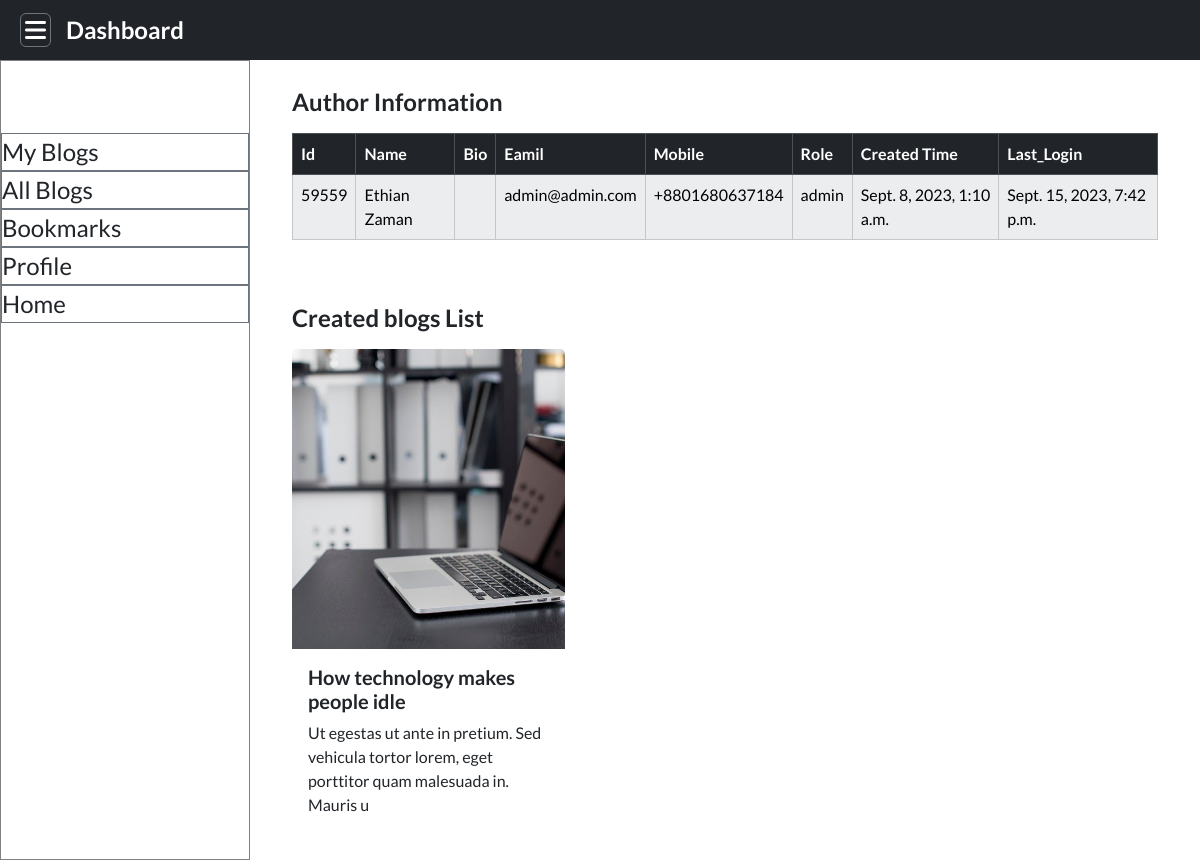
Page /account/profile/ (signed in) on the committed database.
### account/models.py (models this page shows, shortened)
class Account(AbstractBaseUser, PermissionsMixin):
    roles = (
        ('admin', 'admin'),
        ('author', 'author'),
        ('reader', 'reader'),
    )
    id = models.AutoField(primary_key=True, null=False,
                          blank=False, unique=True)
    bio = models.TextField(max_length=500, blank=True)
    image = models.ImageField(upload_to='photos/userPhoto', blank=True)
    username = models.CharField(max_length=100)
    email = models.EmailField(max_length=100, unique=True)
    role = models.CharField(max_length=30, choices=roles)
    phone_number = models.CharField(max_length=50)
    date_joined = models.DateTimeField(auto_now_add=True)
    last_login = models.DateTimeField(auto_now=True)
    is_admin = models.BooleanField(default=False)
    is_staff = models.BooleanField(default=False)
    is_superadmin = models.BooleanField(default=False)
    USERNAME_FIELD = 'email'
    REQUIRED_FIELDS = ['username']
    objects = MyAccountManager()

### blog/models.py (models this page shows, shortened)
class BlogPost(models.Model):
    id = models.AutoField(primary_key=True, null=False,
                          blank=False, unique=True)
    title = models.CharField(max_length=200)
    description = models.TextField()
    categories = models.ForeignKey(Category, on_delete=models.CASCADE)
    author = models.ForeignKey(
        settings.AUTH_USER_MODEL, on_delete=models.CASCADE, default=99999)
    status_choices = (
        ('Published', 'Published'),
        ('Unpublished', 'Unpublished'),
    )
    status = models.CharField(max_length=20, choices=status_choices)
    created_date = models.DateTimeField(auto_now_add=True)
    modified_date = models.DateTimeField(auto_now=True)
    published_date = models.DateTimeField(null=True, blank=True)
    image = models.ImageField(
        upload_to='photos/blogPhoto', null=True, blank=True)

### account/views.py (the view)
# urls.py: path('profile/', views.user_profile, name="profile"),
def user_profile(request):
    user = request.user
    blogs = BlogPost.objects.filter(author=user)
    context = {
        'user': user,
        'blogs': blogs
    }
    return render(request, 'userProfile.html', context)

### account/templates/userProfile.html
{% extends 'dashboard_layout.html' %}
{% block content %}
  <div class="container">
    <h4 class="mt-2 mb-3">Author Information</h4>
    <table class="table table-bordered table-striped table-light mx-auto">
      <thead class="table-dark">
        <tr>
          <th>Id</th>
          <th>Name</th>
          <th>Bio</th>
          <th>Eamil</th>
          <th>Mobile</th>
          <th>Role</th>
          <th>Created Time</th>
          <th>Last_Login</th>
        </tr>
      </thead>
      <tbody>
        <tr>
          <td>{{ user.id }}</td>
          <td>{{ user.username }}</td>
          <td>{{ user.bio|slice:':30' }}</td>
          <td>{{ user.email }}</td>
          <td>{{ user.phone_number }}</td>
          <td>{{ user.role }}</td>
          <td>{{ user.date_joined }}</td>
          <td>{{ user.last_login }}</td>
        </tr>
      </tbody>
    </table>
    <div class="row">
      {% if blogs %}
        <h4 class="mt-5 mb-3">Created blogs List</h4>
        {% for blog in blogs %}
          <div class="col-md-4">
            <div class="card mb-3 border-0">
              <img src="{{ blog.image.url }}" class="card-img-top blog-card-img" alt="..." />
              <div class="card-body">
                <h5 class="card-title">{{ blog.title }}</h5>
                <p class="card-text">{{ blog.description|slice:':100' }}</p>
              </div>
            </div>
          </div>
        {% endfor %}
      {% else %}
        <h4 class="mt-5">No blogs avaiable, Created first.</h4>
      {% endif %}
    </div>
  </div>
{% endblock %}

### static/css/style.css (style rules this page uses)
.blog-card-img { width: 100%; height: 300px; object-fit: cover; }

### rows in the picture
Account: id "59559", username "Ethian Zaman", email "admin@admin.com", phone_number "+8801680637184", role "admin", date_joined "Sept. 8, 2023, 1:10 a.m.", last_login "Sept. 15, 2023, 7:42 p.m."
BlogPost: image (picture), title "How technology makes people idle", description "Ut egestas ut ante in pretium. Sed vehicula tortor lorem, eget porttitor quam malesuada in. Mauris u"
